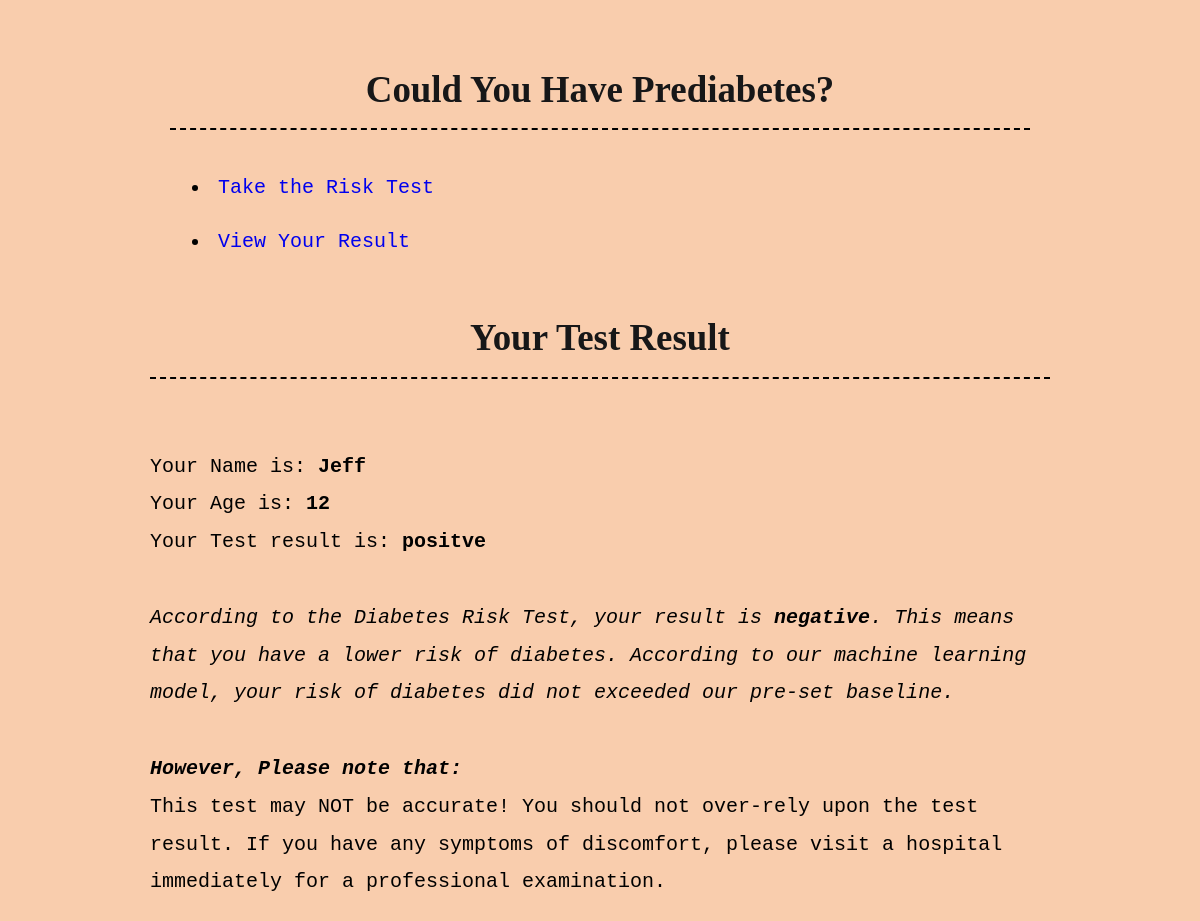
/view/, run on an earlier commit of the app's database.
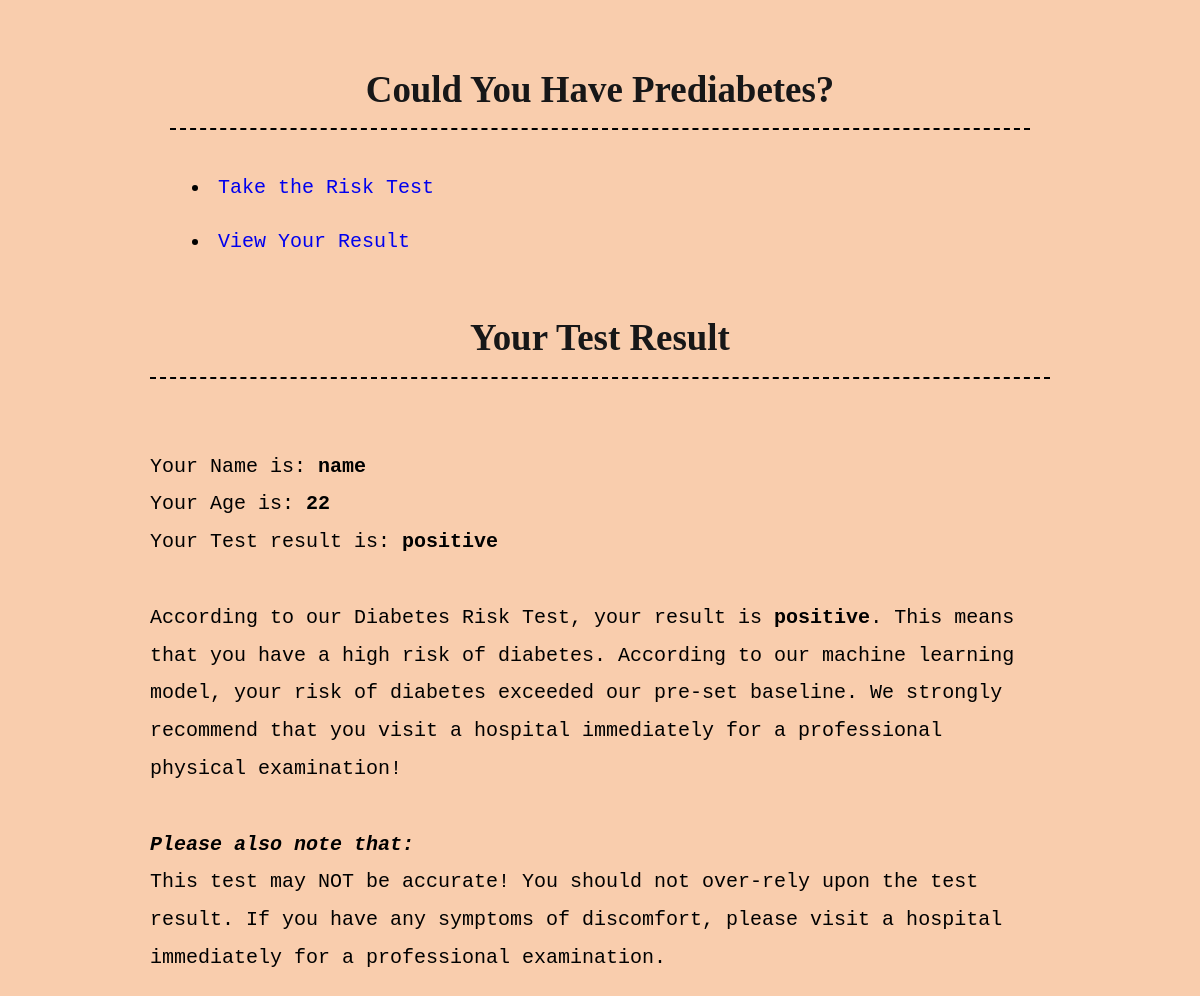
And on a later commit of the database.
### tables this page shows
CREATE TABLE messages (id integer PRIMARY KEY AUTOINCREMENT, handle text, message text, result text);

### app.py (the view)
@app.route("/view/", methods=['GET'])
def view():
    return render_template("view.html", messages = random_messages(1))

### app.py (called while the page is built)
def get_message_db():
    if "message_db" not in g:
        g.message_db = sqlite3.connect("messages_db.sqlite")
    cursor = g.message_db.cursor()
    cmd = "CREATE TABLE IF NOT EXISTS messages (id integer PRIMARY KEY AUTOINCREMENT, handle text, message text, result text)"
    cursor.execute(cmd)
    cursor.close()
    return g.message_db

def random_messages(n):
    db = get_message_db()
    cursor = db.cursor()
    n_random_message = cursor.execute(f'SELECT message, handle, result FROM messages ORDER BY id Desc LIMIT {n}').fetchall()
    db.close()
    return n_random_message

### templates/view.html
{% extends 'base.html' %}
{% block header %}
<h1>{% block title %}Your Test Result{% endblock %}</h1>
{% endblock %}
{% block content %}
  {% for m in messages %}
  <br>
  Your Name is: <b>{{m.1}}</b>
  <br>
  Your Age is: <b>{{m.0}}</b>
  <br>
  Your Test result is: <b>{{m.2}}</b>
  <br>
  {% if m.2 == "positive" %}
  <br>
  According to our Diabetes Risk Test, your result is <b>positive</b>. This means that you have a high risk of diabetes. According to our machine learning model, your risk of diabetes exceeded our pre-set baseline. We strongly recommend that you visit a hospital immediately for a professional physical examination!
  <br>
  <br>
  <i><b>Please also note that:</b></i>
  <br>
  This test may NOT be accurate! You should not over-rely upon the test result. If you have any symptoms of discomfort, please visit a hospital immediately for a professional examination.
  {% else %}
  <br>
  <i>According to the Diabetes Risk Test, your result is <b>negative</b>. This means that you have a lower risk of diabetes. According to our machine learning model, your risk of diabetes did not exceeded our pre-set baseline.</i>
  <br>
  <br>
  <i><b>However, Please note that:</b></i>
  <br>
  This test may NOT be accurate! You should not over-rely upon the test result. If you have any symptoms of discomfort, please visit a hospital immediately for a professional examination.
  {% endif %}
  {% endfor %}
{% endblock %}

### templates/base.html (shortened to what this page needs)
<!doctype html>
<link rel="stylesheet" href="{{ url_for('static', filename='style.css') }}">
<nav>
  <h1>Could You Have Prediabetes?</h1>
  <ul>
    <li><a href="{{ url_for('submit') }}">Take the Risk Test</a></li>
    <li><a href="{{ url_for('view') }}">View Your Result</a></li>
  </ul>
</nav>
<section class="content">
  <header>
    {% block header %}{% endblock %}
  </header>
  {% block content %}{% endblock %}
</section>

### static/style.css (style rules this page uses)
h1 { color: rgb(23, 23, 24); font-family: cursive; margin: 1 auto; text-align: center; padding: 1rem; border-bottom-style: dashed; border-bottom-color: #000000; border-bottom-width: 2px; }
nav { padding: 0 1rem; border-radius: 25px; max-width: 5000px; }
nav ul li a { display: block; padding: 0.4rem; }
a { text-decoration: none; }

What changed in the data, as far as the page shows it:
removed messages: handle "Jeff", message "12", result "positve", shows "According to the Diabetes Risk Test, your result is"
now on this page (row edited): messages: handle "name", message "22", result "positive", shows "According to our Diabetes Risk Test, your result is"
